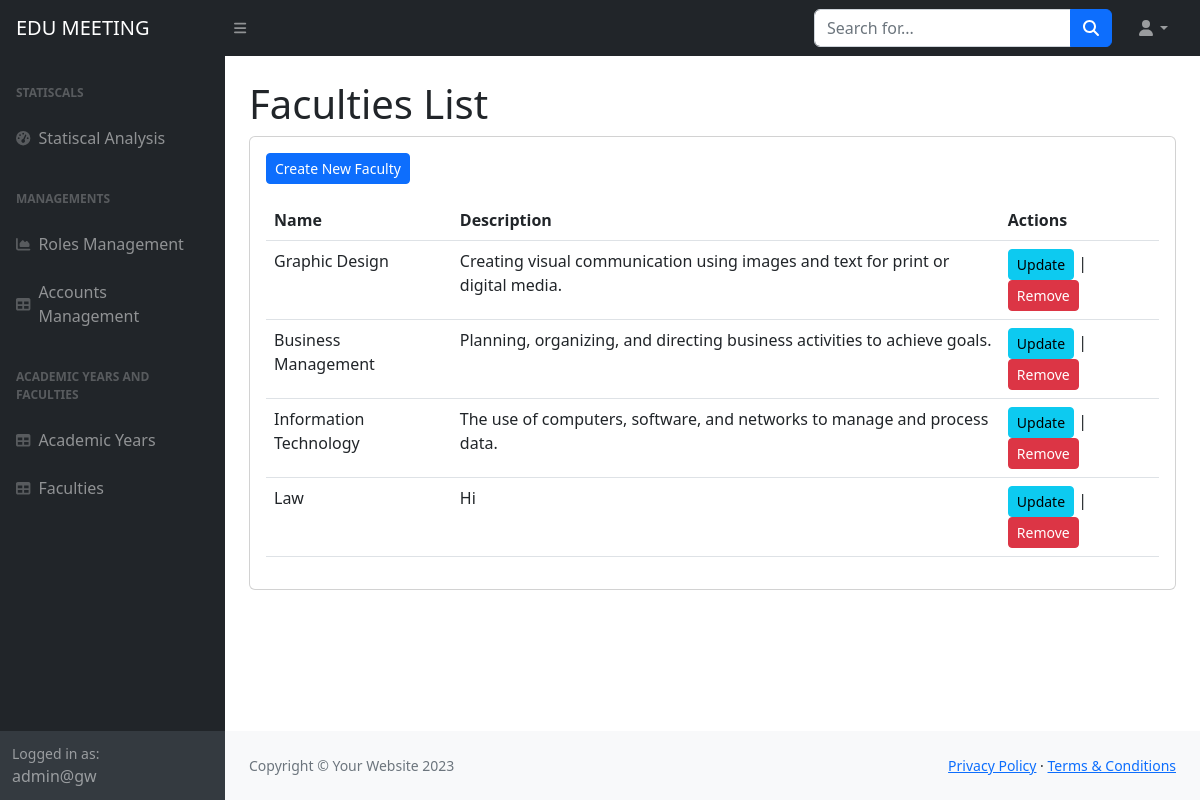
/faculties/ (signed in), run on an earlier commit of the app's database.
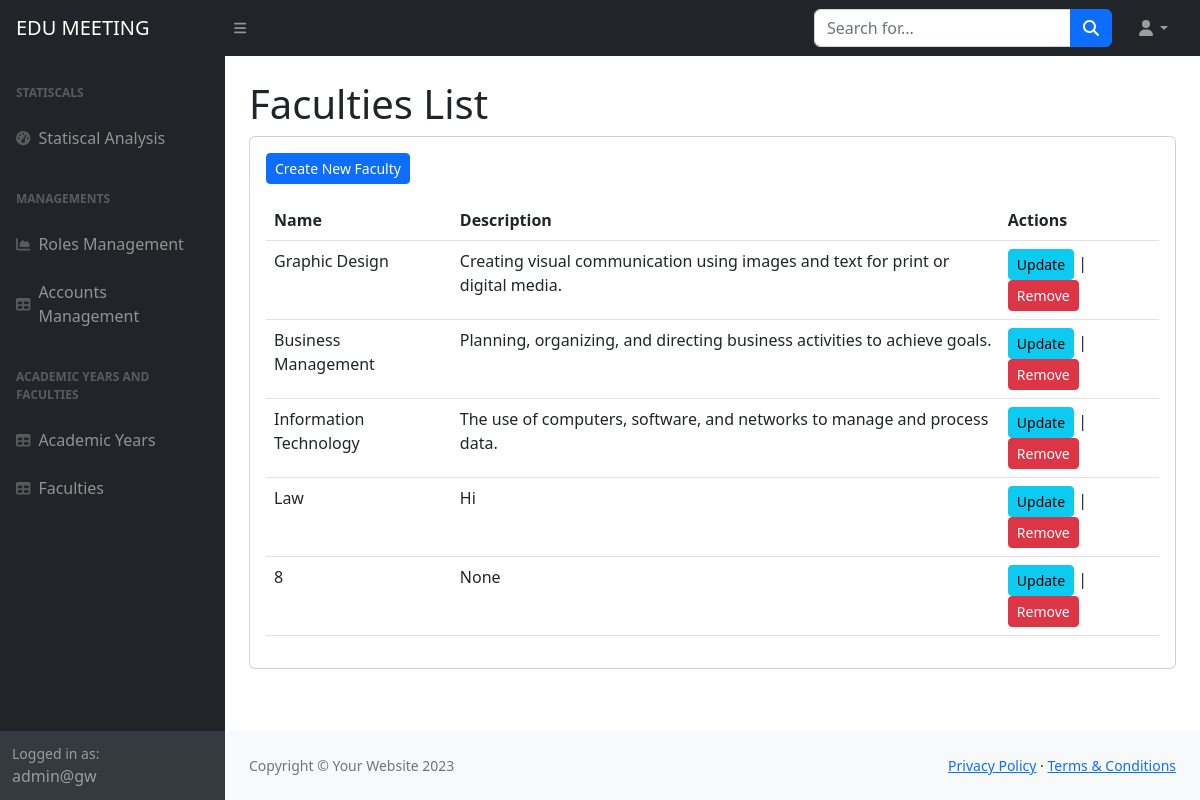
And on a later commit of the database.
### home/models.py (models this page shows, shortened)
class Faculties(models.Model):
    name = models.CharField(max_length = 40)
    description = models.TextField(null =True)

### home/views.py (the view)
# urls.py: path('faculties/', views.list_faculties, name='list_faculties'),
def list_faculties(request):
    if not is_admins(request.user):
        return redirect('error_404')
    faculties = Faculties.objects.all()
    return render(request, 'list_faculties.html', {'faculties': faculties})

### home/views.py (called while the page is built)
def is_admins(user):
    return user.is_authenticated and user.userprofile.roles.filter(name='admin').exists()

### templates/list_faculties.html (shortened to what the changed rows need)
{%load static%}
<!DOCTYPE html>
<html lang="en">
    <head>
        <link href="https://cdn.jsdelivr.net/npm/simple-datatables@7.1.2/dist/style.min.css" rel="stylesheet" />
        <link href="{% static 'css/styles.css' %}" rel="stylesheet" />
    </head>
    <body class="sb-nav-fixed">
        <div id="layoutSidenav">
            <div id="layoutSidenav_content">
                <main>
                    <div class="container-fluid px-4">
                        <h1 class="mt-4">Faculties List</h1>
                        <div class="card mb-4">
                            <div class="card-body">
                              <form method="post" enctype="">
                                <table class="table mt-3">
                                  <thead class="thead-dark">
                                    <tr>
                                      <th scope="col">Name</th>
                                      <th scope="col">Description</th>
                                      <th scope="col">Actions</th>
                                    </tr>
                                  </thead>
                                  <tbody>
                                      {% for faculty in faculties %}
                                      <tr>
                                          <td>{{ faculty.name }}</td>
                                          <td>{{ faculty.description }}</td>
                                          <td>
                                              <a href="{% url 'update_faculty' faculty.id %}" class="btn btn-info btn-sm">Update</a> |
                                              <a href="{% url 'remove_faculty' faculty.id %}" class="btn btn-danger btn-sm">Remove</a>
                                          </td>
                                      </tr>
                                      {% endfor %}
                                  </tbody>
                                </table>
                              </form>
                            </div>
                        </div>
                    </div>
                </main>
            </div>
        </div>
    </body>
</html>

What changed in the data, as far as the page shows it:
added Faculties: name "8", description "None"
